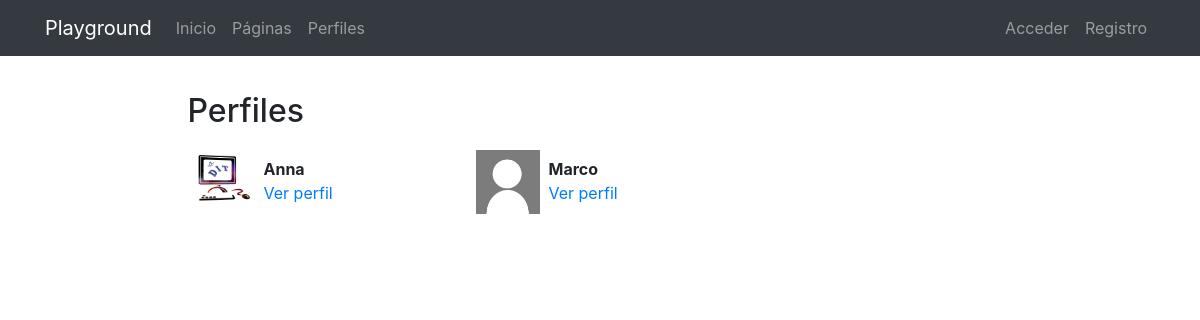
Before: /profiles/ with the older database file.
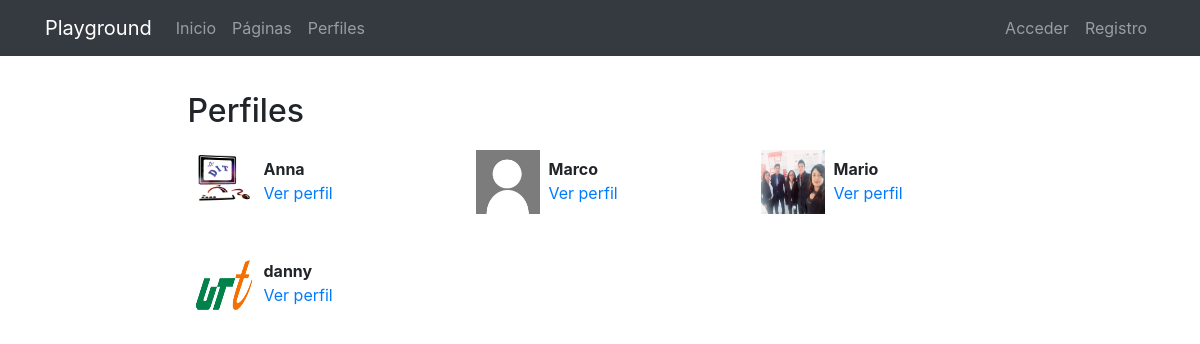
After: the same page with the newer database file.
### registration/models.py (models this page shows)
class Profile(models.Model):
    user = models.OneToOneField(User, on_delete=models.CASCADE)
    avatar = models.ImageField(upload_to=custom_upload_to, null=True, blank=True)
    bio = models.TextField(null=True, blank=True)
    link = models.URLField(max_length=200, null=True, blank=True)
    class Meta:
        ordering = ['user__username']

### profiles/views.py (the view)
# urls.py: path('', ProfileListView.as_view(), name='list'),
class ProfileListView(ListView):
    model = Profile
    template_name = 'profiles/profile_list.html'
    paginate_by = 5

### profiles/templates/profiles/profile_list.html (shortened to what this page needs)
{% extends 'core/base.html' %}
{% load static %}
{% block content %}
<main role="main">
  <div class="container">
    <div class="row mt-3">
      <div class="col-md-9 mx-auto mb-5">
        <h2>Perfiles</h2>
        <div class="row">
          {% for profile in profile_list %}
            <div class="col-md-4 mt-2 mb-3 ">
              <div class="row p-1">
                <div class="col-md-12">
                  {% if profile.avatar %}
                    <img src="{{profile.avatar.url}}" class="img-fluid profile-avatar">
                  {% else %}
                    <img src="{% static 'registration/img/no-avatar.jpg' %}" class="img-fluid profile-avatar">
                  {% endif %}
                  <p class="profile-data">
                    <b>{{profile.user|truncatechars:"16"}}</b><br>
                    <a href="{% url 'profiles:detail' profile.user %}">Ver perfil</a>
                  </p>
                </div>
              </div>
            </div>
          {% endfor %}
          </div>
      </div>
    </div>
  </div>
</main>
{% endblock %}

### core/templates/core/base.html (shortened to what this page needs)
<!DOCTYPE html>
<html lang="es">
  <head>
    {% load static %}
    <link href="{% static 'core/vendor/bootstrap/css/bootstrap.min.css' %}" rel="stylesheet">
    <link href="{% static 'core/vendor/font-awesome/css/font-awesome.min.css' %}" rel="stylesheet" type="text/css">
    <link href="{% static 'core/css/main.css' %}" rel="stylesheet">
  </head>
  <body>
    <body>
      <nav class="navbar navbar-expand-lg navbar-dark bg-dark">
        <div class="container">
          <a class="navbar-brand" href="{% url 'home' %}">Playground</a>
          <div class="collapse navbar-collapse" id="ned">
            <ul class="navbar-nav mr-auto">
              <li class="nav-item">
                <a class="nav-link" href="{% url 'home' %}">Inicio</a>
              </li>
              <li class="nav-item">
                <a class="nav-link" href="{% url 'pages:pages' %}">Páginas</a>
              </li>
              <li class="nav-item">
                <a class="nav-link" href="{% url 'profiles:list' %}">Perfiles</a>
              </li>
            </ul>
            <ul class="navbar-nav">
            {% if not request.user.is_authenticated %}
                <li class="nav-item">
                  <a class="nav-link" href="{% url 'login' %}">Acceder</a>
                </li>
                <li class="nav-item">
                  <a class="nav-link" href="{% url 'signup' %}">Registro</a>
                </li>
            {% endif %}
            </ul>
          </div>
        </div>
      </nav>
      {% block content %}{% endblock %}
  </body>
</html>

### core/static/core/css/main.css (style rules this page uses)
main { padding-top: 20px; }
:root { --jumbotron-padding-y: 3rem; }

### profiles/templates/profiles/profile_list.html (style rules this page uses)
.profile-avatar { float:left;width:4rem;height:4rem }
.profile-data { padding-left:4.5rem;padding-top:.4rem; }

Changed rows visible on the page:
added Profile: avatar (picture), user "Mario"
added Profile: avatar (picture), user "danny"
